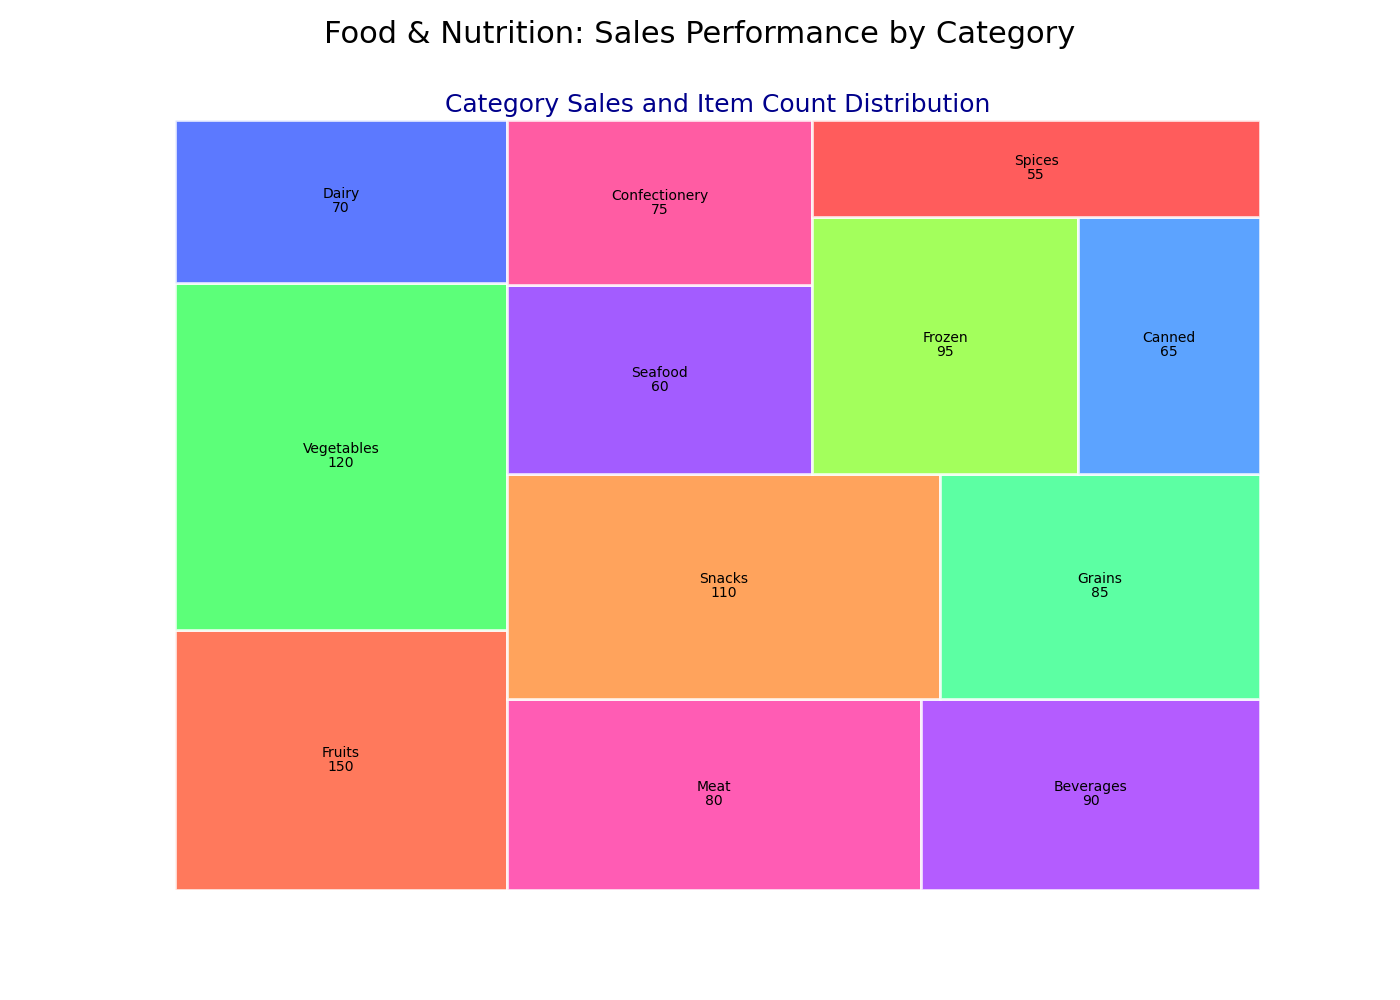

This chart was generated by the following Python code:

import matplotlib.pyplot as plt
import squarify

# Data points
categories = [
    'Fruits', 'Vegetables', 'Dairy', 'Meat', 'Beverages',
    'Snacks', 'Grains', 'Seafood', 'Confectionery',
    'Frozen', 'Canned', 'Spices'
]
values = [24000, 32000, 15000, 22000, 18000, 27000, 20000, 16000, 14000, 19000, 13000, 12000]
counts = [150, 120, 70, 80, 90, 110, 85, 60, 75, 95, 65, 55]

# Color scheme using specific color codes
colors = [
    '#FF5733', '#33FF57', '#3357FF', '#FF33A1', '#A133FF',
    '#FF8C33', '#33FF8C', '#8C33FF', '#FF338C', '#8CFF33',
    '#338CFF', '#FF3333'
]

# Create a figure with altered width and height
fig, ax = plt.subplots(figsize=(14, 10))

# Creating a treemap
squarify.plot(sizes=values, label=categories, color=colors, alpha=0.8, value=counts, edgecolor='white', linewidth=2)

# Chart title and subtitle
plt.title('Category Sales and Item Count Distribution', fontsize=18, color='darkblue')
plt.suptitle('Food & Nutrition: Sales Performance by Category', fontsize=22)

# Remove the axes
plt.axis('off')

# Show plot
plt.show()
